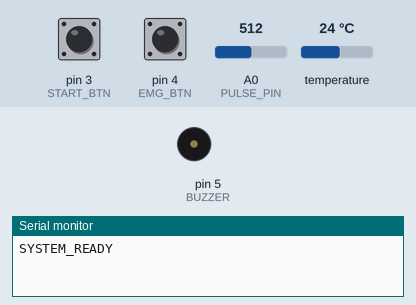
A sketch run on a simulated Arduino Uno, built with avr-gcc and run on an emulated ATmega328P. Shown: buzzer (waves = sounding, pin HIGH), the last lines printed to the serial monitor. The test bench sets the inputs (shaded band); at power-on: pin 3 (START_BTN) HIGH, pin 4 (EMG_BTN) HIGH, A0 (PULSE_PIN) = 512, temperature 24 °C.

Above: at 1.2 s.
1.3 s: pin 3 (START_BTN) pulled LOW for 0.15 s
At 1.55 s:
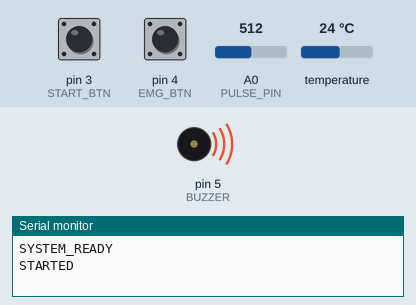
Timing chart, 0 to 7.9 s (numbered marks = the images above; inputs shaded):
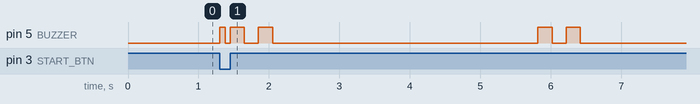

The sketch:

healthcare_monitor.ino
```cpp
#include <OneWire.h>
#include <DallasTemperature.h>

#define PULSE_PIN A0
#define TEMP_PIN 2
#define START_BTN 3
#define EMG_BTN 4
#define BUZZER 5

OneWire oneWire(TEMP_PIN);
DallasTemperature sensors(&oneWire);

bool monitoring = false;
bool emergencyMode = false;

unsigned long startPressTime = 0;
unsigned long emgPressTime = 0;
bool startHeld = false;
bool emgHeld = false;
bool startLongActionDone = false;
bool emgLongActionDone = false;

void clickBeep() {
  digitalWrite(BUZZER, HIGH);
  delay(80);
  digitalWrite(BUZZER, LOW);
}

void beepTwice() {
  for (int i = 0; i < 2; i++) {
    digitalWrite(BUZZER, HIGH);
    delay(200);
    digitalWrite(BUZZER, LOW);
    delay(200);
  }
}

void emergencyOn() {
  digitalWrite(BUZZER, HIGH);
}

void emergencyOff() {
  digitalWrite(BUZZER, LOW);
}

void setup() {
  Serial.begin(9600);
  pinMode(START_BTN, INPUT_PULLUP);
  pinMode(EMG_BTN, INPUT_PULLUP);
  pinMode(BUZZER, OUTPUT);
  sensors.begin();
  Serial.println("SYSTEM_READY");
}

void loop() {
  // START: short press starts; long press stops.
  if (digitalRead(START_BTN) == LOW) {
    if (!startHeld) {
      clickBeep();
      startPressTime = millis();
      startHeld = true;
      startLongActionDone = false;
    }

    if (!startLongActionDone && millis() - startPressTime >= 3000) {
      monitoring = false;
      emergencyMode = false;
      emergencyOff();
      Serial.println("STOPPED");
      beepTwice();
      startLongActionDone = true;
    }
  } else {
    if (startHeld && !startLongActionDone &&
        millis() - startPressTime < 3000 && !monitoring) {
      monitoring = true;
      emergencyMode = false;
      Serial.println("STARTED");
      beepTwice();
    }
    startHeld = false;
  }

  // EMERGENCY: short press activates; long press resets and returns to idle.
  if (digitalRead(EMG_BTN) == LOW) {
    if (!emgHeld) {
      clickBeep();
      emgPressTime = millis();
      emgHeld = true;
      emgLongActionDone = false;
    }

    if (!emgLongActionDone && millis() - emgPressTime >= 3000) {
      emergencyMode = false;
      monitoring = false;
      emergencyOff();
      Serial.println("RESET");
      beepTwice();
      emgLongActionDone = true;
    }
  } else {
    if (emgHeld && !emgLongActionDone &&
        millis() - emgPressTime < 3000) {
      emergencyMode = true;
      monitoring = false;
      Serial.println("EMERGENCY_BUTTON");
      emergencyOn();
    }
    emgHeld = false;
  }

  // Monitoring cycle. DS18B20 uses its normal conversion interval.
  if (monitoring && !emergencyMode) {
    Serial.println("----- Checking Temperature -----");
    sensors.requestTemperatures();
    delay(800);

    float temperature = sensors.getTempCByIndex(0);
    Serial.print("Temperature: ");
    Serial.print(temperature);
    Serial.print(" C ");

    if (temperature == DEVICE_DISCONNECTED_C) {
      Serial.println("(SENSOR_ERROR)");
      Serial.println("STATUS:SENSOR_ERROR");
      monitoring = false;
      emergencyMode = true;
      emergencyOn();
    } else if (temperature >= 40.0) {
      Serial.println("(ABNORMAL)");
      Serial.println("STATUS:ABNORMAL_TEMP");
      monitoring = false;
      emergencyMode = true;
      emergencyOn();
    } else {
      Serial.println("(NORMAL)");
      delay(1500);

      Serial.println("----- Checking Pulse -----");
      long pulseSum = 0;
      for (int i = 0; i < 5; i++) {
        pulseSum += analogRead(PULSE_PIN);
        delay(100);
      }

      int averagePulse = pulseSum / 5;
      int estimatedBpm = map(averagePulse, 0, 1023, 50, 120);

      Serial.print("Pulse estimate: ");
      Serial.print(estimatedBpm);
      Serial.print(" BPM ");

      if (estimatedBpm < 50 || estimatedBpm > 120) {
        Serial.println("(ABNORMAL)");
        Serial.println("STATUS:ABNORMAL_HR");
        monitoring = false;
        emergencyMode = true;
        emergencyOn();
      } else {
        Serial.println("(NORMAL)");
        Serial.println("STATUS:NORMAL");
        beepTwice();
      }
    }

    Serial.println("------------------------------");
    delay(3000);
  }
}
```
